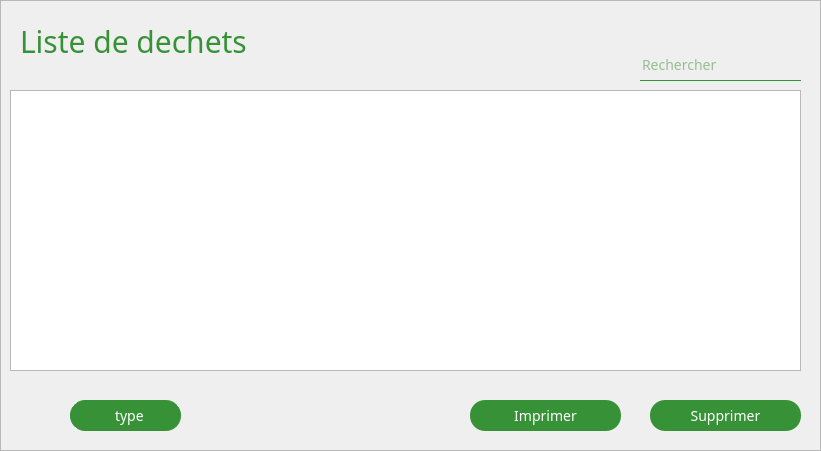
     <widget class="QFrame" name="frame_2">
      <property name="geometry">
       <rect>
        <x>510</x>
        <y>10</y>
        <width>821</width>
        <height>451</height>
       </rect>
      </property>
      <property name="styleSheet">
       <string notr="true"> *{
font-family:century gothic;
color:#379237;
border-color:#379237;
font-size:14px;}
	#frame_2{


font-family:century gothic;
    border: 1px solid #379237;
    border-radius: 30px;
border-color: lightgray;
    margin-top: 0.5em;
background : white;
}
</string>
      </property>
      <property name="frameShape">
       <enum>QFrame::StyledPanel</enum>
      </property>
      <property name="frameShadow">
       <enum>QFrame::Raised</enum>
      </property>
      <widget class="QLabel" name="label_18">
       <property name="geometry">
        <rect>
         <x>20</x>
         <y>20</y>
         <width>271</width>
         <height>41</height>
        </rect>
       </property>
       <property name="styleSheet">
        <string notr="true">*{
font: 40pt  'Oswald';font-size:30px;
color: #379237;
}</string>
       </property>
       <property name="text">
        <string>Liste de dechets</string>
       </property>
      </widget>
      <widget class="QTableView" name="Afficher">
       <property name="geometry">
        <rect>
         <x>10</x>
         <y>90</y>
         <width>791</width>
         <height>281</height>
        </rect>
       </property>
       <property name="styleSheet">
        <string notr="true">



QScrollBar:vertical {
    background: rgb(188, 224, 235);
            border: 0px solid #999999;
            width:10px;    

margin: 0px 0px 0px 0px;
}
 QScrollBar::handle:vertical {
    background: rgb(71, 153, 176);
          	border: 0px solid red;
            min-height: 0px;
			border-radius: 8px;

	 }
QScrollBar:horizontal {
    background: rgb(188, 224, 235);
            border: 0px solid #999999;
margin: 0px 0px 0px 0px;

}
 QScrollBar::handle:horizontal {
    background: rgb(71, 153, 176);
                     	border: 0px solid red;
            min-height: 0px;
			border-radius: 8px;
            width:10px;    


 }</string>
       </property>
       <property name="selectionMode">
        <enum>QAbstractItemView::ContiguousSelection</enum>
       </property>
       <property name="selectionBehavior">
        <enum>QAbstractItemView::SelectRows</enum>
       </property>
       <attribute name="horizontalHeaderHighlightSections">
        <bool>false</bool>
       </attribute>
      </widget>
      <widget class="QLineEdit" name="recherche">
       <property name="geometry">
        <rect>
         <x>640</x>
         <y>50</y>
         <width>161</width>
         <height>31</height>
        </rect>
       </property>
       <property name="styleSheet">
        <string notr="true">QLineEdit
{
font-family:century gothic;
background:transparent;
border:none;
color:#379237;
border-bottom: 1px solid #379237;

}</string>
       </property>
       <property name="placeholderText">
        <string>Rechercher</string>
       </property>
      </widget>
      <widget class="QLabel" name="label_4">
       <property name="geometry">
        <rect>
         <x>770</x>
         <y>53</y>
         <width>21</width>
         <height>21</height>
        </rect>
       </property>
       <property name="styleSheet">
        <string notr="true"/>
       </property>
       <property name="text">
        <string/>
       </property>
       <property name="pixmap">
        <pixmap resource="resources.qrc">:/img/img/chercher.png</pixmap>
       </property>
       <property name="scaledContents">
        <bool>true</bool>
       </property>
      </widget>
      <widget class="QPushButton" name="pushButton_7">
       <property name="geometry">
        <rect>
         <x>650</x>
         <y>400</y>
         <width>151</width>
         <height>31</height>
        </rect>
       </property>
       <property name="styleSheet">
        <string notr="true">QPushButton{
background: #379237;
color: white;
border-radius:15px;}  
QPushButton:hover
{
    border: 1px solid #379237;
color:  #379237;
border-radius:15px;
background: white;}  </string>
       </property>
       <property name="text">
        <string>Supprimer</string>
       </property>
      </widget>
      <widget class="QPushButton" name="PDF">
       <property name="geometry">
        <rect>
         <x>470</x>
         <y>400</y>
         <width>151</width>
         <height>31</height>
        </rect>
       </property>
       <property name="styleSheet">
        <string notr="true">QPushButton{
background: #379237;
color: white;
border-radius:15px;}  
QPushButton:hover
{
    border: 1px solid #379237;
color:  #379237;
border-radius:15px;
background: white;}  </string>
       </property>
       <property name="text">
        <string>Imprimer</string>
       </property>
      </widget>
      <widget class="QLabel" name="label_12">
       <property name="geometry">
        <rect>
         <x>10</x>
         <y>390</y>
         <width>51</width>
         <height>51</height>
        </rect>
       </property>
       <property name="text">
        <string/>
       </property>
       <property name="pixmap">
        <pixmap resource="resources.qrc">:/img/img/sort.png</pixmap>
       </property>
       <property name="scaledContents">
        <bool>true</bool>
       </property>
      </widget>
      <widget class="QComboBox" name="comboBox">
       <property name="geometry">
        <rect>
         <x>70</x>
         <y>400</y>
         <width>111</width>
         <height>31</height>
        </rect>
       </property>
       <property name="styleSheet">
        <string notr="true">QComboBox{
background: #379237;
subcontrol-position: top right;
    border-style: solid;
    border: 1px solid #379237;
 padding: 1px 0px 1px 44px;
subcontrol-origin: padding;
color: white;
border-radius:15px;}  
QComboBox:hover
{
    border: 1px solid #379237;
color:  #1990ea;
border-radius:15px;
background: white;}  
QComboBox QAbstractItemView
{
    border: 2px solid #379237;
    color: #379237;
    
}

QComboBox::drop-down
{
     subcontrol-origin: padding;
     subcontrol-position: top right;
     width: 15px;
     color: blue;
     border-left-width: 0px;
     border-left-color: #379237;
     border-left-style: solid; /* just a single line */
     border-top-right-radius: 3px; /* same radius as the QComboBox */
     border-bottom-right-radius: 3px;
     padding-left: 10px;
 }</string>
       </property>
       <item>
        <property name="text">
         <string>type</string>
        </property>
       </item>
       <item>
        <property name="text">
         <string>nom du dechet </string>
        </property>
       </item>
       <item>
        <property name="text">
         <string>volume</string>
        </property>
       </item>
      </widget>
     </widget>
